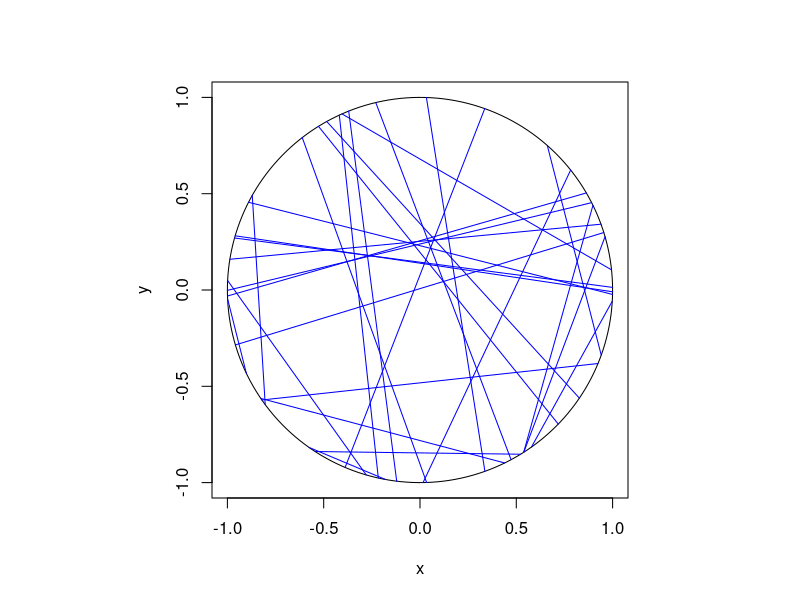

The R source for this figure:
# Simulate a uniform Poisson line process on a disk. 
# Author: H. Paul Keeler, 2019.

###START Parameters START###
#Poisson line process parameters
lambda=4; #intensity (ie mean density) of the Poisson line process

#Simulation disk dimensions
xx0=0; yy0=0; #center of disk
r=1; #disk radius
massLine=2*pi*r*lambda; #total measure/mass of the line process
###END Parameters END###

###START Simulate a Poisson line process on a disk START###
#Simulate Poisson point process
numbLines=rpois(1,massLine);#Poisson number of points

theta=2*pi*runif(numbLines); #choose angular component uniformly
p=r*runif(numbLines); #choose radial component uniformly
q=sqrt(r^2-p^2); #distance to circle edge (alonge line)

#calculate trig values
sin_theta=sin(theta);
cos_theta=cos(theta);

#calculate segment endpoints of Poisson line process
xx1=xx0+p*cos_theta+q*sin_theta;
yy1=yy0+p*sin_theta-q*cos_theta;
xx2=xx0+p*cos_theta-q*sin_theta;
yy2=yy0+p*sin_theta+q*cos_theta;
###END Simulate a Poisson line process on a disk END###

### START Plotting ###START
#draw circle
t=seq(0,2*pi,len=200);
xp=xx0+r*cos(t); yp=yy0+r*sin(t);
par(pty="s"); #use square plotting region
plot(xp,yp,xlab='x',ylab='y',type="l", col='black');
#plot segments of Poisson line process
segments(xx1,yy1,xx2,yy2,col='blue');
###END Plotting END###
